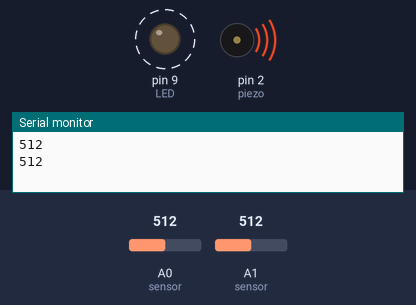
Bench run of a sketch on a simulated Arduino Uno, built with avr-gcc and run on an emulated ATmega328P. On the bench: output pins drawn as LEDs (lit = HIGH), buzzer (waves = sounding), the last lines printed to the serial monitor. Dashed ring = blinking. Inputs (shaded band) come from the test bench; at power-on: A0 (sensor) = 512, A1 (sensor) = 512.

Above: at 2.6 s.
2.7 s: A0 (sensor) set to 413
6.2 s: A0 (sensor) set to 392
At 8.5 s:
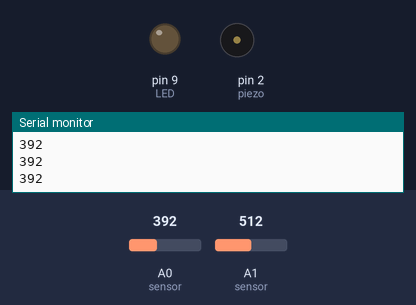
9.7 s: A0 (sensor) set to 410
At 9.91 s:
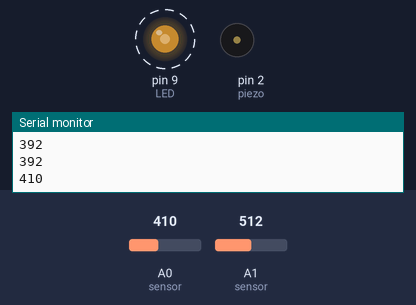
13.2 s: A1 (sensor) set to 900
At 13.43 s:
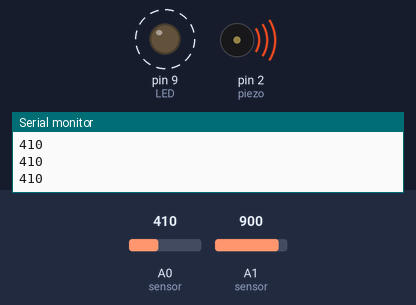
16.7 s: A1 (sensor) set to 716
At 16.82 s:
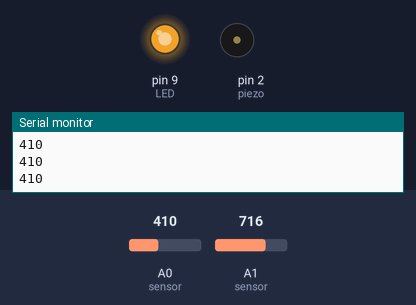
22.3 s: A1 (sensor) set to 122
Timing chart, 0 to 28.9 s (numbered marks = the images above; inputs shaded):
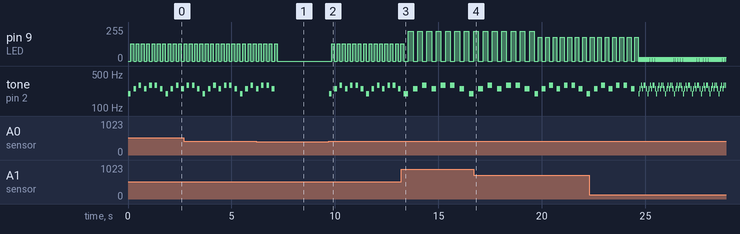

The sketch:

Piezo-LED-Knob-photosensor-Assignment.ino
```cpp
/*
Jay J Gurung
10-17-2023

Piezo has a set of tones encoded that plays it on a loop once circuit is activated
  program can be made better using interrumpt
Photosensor - activates the circuit when it reaches the threshhold which is more than 400 units
Knobsensor - chnages the value of the tempo/spped of the tonal pattern and led blinking,
            as well as the intensity of the led light that blinks synconomously with each note

*/
const int piezo = 2; // piezo pin
int sensorReading; //to track FSR input
int pitch;  // to track pitch
const int sensor = A1;
int value = 0;
const int LED = 9;
   float c = 16.35*3;
   float cs = 17.32*3;
   float d = 18.35*3;
   float ds =19.45*3;
   float e =20.6*3;
   float f = 21.83*3;
   float fs =23.12*3;
   float g =24.5*3;
   float gs =25.96*3;
   float a =27.5*3;
   float as =29.14*3;
   float b= 30.87*3;
  float ctone[] = {c,c*2,c*3,c*4,c*5,c*6,c*7};
   float cstone[] = {cs,cs*2,cs*3,cs*4,cs*5,cs*6,cs*7};
    float dtone[] = {d,d*2,d*3,d*4,d*5,d*6,d*7};
     float dstone[] = {ds,ds*2,ds*3,ds*4,ds*5,ds*6,ds*7};
      float etone[] = {e,e*2,e*3,e*4,e*5,e*6,e*7};
       float ftone[] = {f,f*2,f*3,f*4,f*5,f*6,f*7};
        float fstone[] = {fs,fs*2,fs*3,fs*4,fs*5,fs*6,fs*7};
         float gtone[] = {g,g*2,g*3,g*4,g*5,g*6,g*7};
          float gstone[] = {gs,gs*2,gs*3,gs*4,gs*5,gs*6,gs*7};
           float atone[] = {a,a*2,a*3,a*4,a*5,a*6,a*7};
            float astone[] = {as,as*2,as*3,as*4,as*5,as*6,as*7};
             float btone[] = {b,b*2,b*3,b*4,b*5,b*6,b*7};
void setup() {
  // put your setup code here, to run once:
  Serial.begin(9600);
  pinMode(LED, OUTPUT);

}

void loop() {
  sensorReading =  analogRead(A0);//photo sensor
  Serial.println(sensorReading);
  value = analogRead(sensor); //potentiometer
  delay(10);
  value = value/4; // value in time wont exceed more than 0.25 sec and works well with led as well
  if (sensorReading >400){
    //C major Arppegio

    tone(piezo, ctone[3], value);
      delay(value);
      analogWrite(LED, value);
      delay(value);
      analogWrite(LED, 0);
    tone(piezo, etone[3], value);
      delay(value);
      analogWrite(LED, value);
      delay(value);
      analogWrite(LED, 0);
    tone(piezo, gtone[3], value);
      delay(value);
      analogWrite(LED, value);
      delay(value);
      analogWrite(LED, 0);
    tone(piezo, etone[3], value);
      delay(value);
      analogWrite(LED, value);
      delay(value);
      analogWrite(LED, 0);
    tone(piezo, ctone[5], value);
      delay(value);
      analogWrite(LED, value);
      delay(value);
      analogWrite(LED, 0);
    tone(piezo, gtone[3], value);
    delay(value);
      analogWrite(LED, value);
      delay(value);
      analogWrite(LED, 0);
    tone(piezo, etone[3], value);
      delay(value);
      analogWrite(LED, value);
      delay(value);
      analogWrite(LED, 0);
  // put your main code here, to run repeatedly:
  }
  else{
    analogWrite(LED, 0);
  }
}
```

Measured:
- the behaviour switches between 401 and 400 on A0 (sensor) (found by bisection; images 0 and 1)
- after the input at 6.2 s, pin 9 (LED): goes on until 7.2 s, then stays 0/255; tone on pin 2 (piezo): goes on until 7.1 s, then stays silent
- after the input at 9.7 s, pin 9 (LED): alternates 128/255 for 0.13 s and 0/255 for 0.13 s, starting after 0.15 s; tone on pin 2 (piezo): plays 196 Hz for 0.13 s, 247 Hz for 0.13 s, 294 Hz for 0.13 s, 247 Hz for 0.13 s, 294 Hz for 0.13 s, 294 Hz for 0.13 s … (14 notes in this stretch), starting at once
- after the input at 13.2 s, pin 9 (LED): alternates 225/255 for 0.23 s and 0/255 for 0.23 s, starting after 0.35 s
- by itself, pin 9 (LED): alternates 128/255 for 0.13 s and 0/255 for 0.13 s
- by itself, tone on pin 2 (piezo): plays 294 Hz for 0.13 s, 294 Hz for 0.13 s, 247 Hz for 0.13 s, 196 Hz for 0.13 s, 247 Hz for 0.13 s, 294 Hz for 0.13 s … (14 notes in this stretch)
